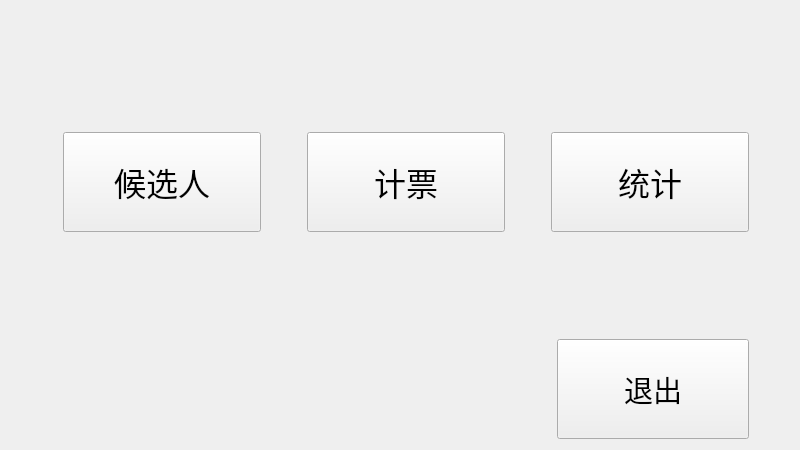
<?xml version="1.0" encoding="UTF-8"?>
<ui version="4.0">
 <class>NanHao__main</class>
 <widget class="QWidget" name="NanHao__main">
  <property name="geometry">
   <rect>
    <x>0</x>
    <y>0</y>
    <width>800</width>
    <height>450</height>
   </rect>
  </property>
  <property name="sizePolicy">
   <sizepolicy hsizetype="Expanding" vsizetype="Expanding">
    <horstretch>0</horstretch>
    <verstretch>0</verstretch>
   </sizepolicy>
  </property>
  <property name="windowTitle">
   <string>NanHao__main</string>
  </property>
  <property name="styleSheet">
   <string notr="true"/>
  </property>
  <layout class="QGridLayout" name="gridLayout">
   <item row="0" column="3">
    <spacer name="verticalSpacer_2">
     <property name="orientation">
      <enum>Qt::Vertical</enum>
     </property>
     <property name="sizeHint" stdset="0">
      <size>
       <width>20</width>
       <height>91</height>
      </size>
     </property>
    </spacer>
   </item>
   <item row="2" column="0" colspan="2">
    <spacer name="verticalSpacer_10">
     <property name="orientation">
      <enum>Qt::Vertical</enum>
     </property>
     <property name="sizeHint" stdset="0">
      <size>
       <width>20</width>
       <height>90</height>
      </size>
     </property>
    </spacer>
   </item>
   <item row="1" column="9">
    <spacer name="horizontalSpacer_8">
     <property name="orientation">
      <enum>Qt::Horizontal</enum>
     </property>
     <property name="sizeHint" stdset="0">
      <size>
       <width>29</width>
       <height>20</height>
      </size>
     </property>
    </spacer>
   </item>
   <item row="1" column="6">
    <spacer name="horizontalSpacer_7">
     <property name="orientation">
      <enum>Qt::Horizontal</enum>
     </property>
     <property name="sizeHint" stdset="0">
      <size>
       <width>38</width>
       <height>20</height>
      </size>
     </property>
    </spacer>
   </item>
   <item row="1" column="2" colspan="2">
    <spacer name="horizontalSpacer_12">
     <property name="orientation">
      <enum>Qt::Horizontal</enum>
     </property>
     <property name="sizeHint" stdset="0">
      <size>
       <width>198</width>
       <height>20</height>
      </size>
     </property>
    </spacer>
   </item>
   <item row="1" column="4">
    <spacer name="horizontalSpacer_6">
     <property name="orientation">
      <enum>Qt::Horizontal</enum>
     </property>
     <property name="sizeHint" stdset="0">
      <size>
       <width>38</width>
       <height>20</height>
      </size>
     </property>
    </spacer>
   </item>
   <item row="1" column="0">
    <spacer name="horizontalSpacer_5">
     <property name="orientation">
      <enum>Qt::Horizontal</enum>
     </property>
     <property name="sizeHint" stdset="0">
      <size>
       <width>29</width>
       <height>20</height>
      </size>
     </property>
    </spacer>
   </item>
   <item row="1" column="5">
    <spacer name="horizontalSpacer_13">
     <property name="orientation">
      <enum>Qt::Horizontal</enum>
     </property>
     <property name="sizeHint" stdset="0">
      <size>
       <width>198</width>
       <height>20</height>
      </size>
     </property>
    </spacer>
   </item>
   <item row="2" column="7" colspan="2">
    <widget class="QPushButton" name="pushButton_2">
     <property name="sizePolicy">
      <sizepolicy hsizetype="Expanding" vsizetype="Expanding">
       <horstretch>0</horstretch>
       <verstretch>0</verstretch>
      </sizepolicy>
     </property>
     <property name="font">
      <font>
       <family>华文新魏</family>
       <pointsize>24</pointsize>
      </font>
     </property>
     <property name="text">
      <string>统计</string>
     </property>
    </widget>
   </item>
   <item row="2" column="2" colspan="2">
    <widget class="QPushButton" name="pushButton">
     <property name="sizePolicy">
      <sizepolicy hsizetype="Expanding" vsizetype="Expanding">
       <horstretch>0</horstretch>
       <verstretch>0</verstretch>
      </sizepolicy>
     </property>
     <property name="font">
      <font>
       <family>华文新魏</family>
       <pointsize>24</pointsize>
      </font>
     </property>
     <property name="text">
      <string>候选人</string>
     </property>
    </widget>
   </item>
   <item row="2" column="5">
    <widget class="QPushButton" name="scanBt">
     <property name="sizePolicy">
      <sizepolicy hsizetype="Expanding" vsizetype="Expanding">
       <horstretch>0</horstretch>
       <verstretch>0</verstretch>
      </sizepolicy>
     </property>
     <property name="font">
      <font>
       <family>华文新魏</family>
       <pointsize>24</pointsize>
       <weight>50</weight>
       <bold>false</bold>
      </font>
     </property>
     <property name="text">
      <string>计票</string>
     </property>
    </widget>
   </item>
   <item row="4" column="9">
    <spacer name="verticalSpacer_12">
     <property name="orientation">
      <enum>Qt::Vertical</enum>
     </property>
     <property name="sizeHint" stdset="0">
      <size>
       <width>20</width>
       <height>61</height>
      </size>
     </property>
    </spacer>
   </item>
   <item row="4" column="8">
    <widget class="QPushButton" name="exitBt">
     <property name="sizePolicy">
      <sizepolicy hsizetype="Expanding" vsizetype="Expanding">
       <horstretch>0</horstretch>
       <verstretch>0</verstretch>
      </sizepolicy>
     </property>
     <property name="font">
      <font>
       <family>华文新魏</family>
       <pointsize>22</pointsize>
      </font>
     </property>
     <property name="text">
      <string>退出</string>
     </property>
    </widget>
   </item>
   <item row="3" column="8">
    <spacer name="verticalSpacer_4">
     <property name="orientation">
      <enum>Qt::Vertical</enum>
     </property>
     <property name="sizeHint" stdset="0">
      <size>
       <width>20</width>
       <height>52</height>
      </size>
     </property>
    </spacer>
   </item>
   <item row="1" column="7" colspan="2">
    <spacer name="horizontalSpacer_14">
     <property name="orientation">
      <enum>Qt::Horizontal</enum>
     </property>
     <property name="sizeHint" stdset="0">
      <size>
       <width>198</width>
       <height>20</height>
      </size>
     </property>
    </spacer>
   </item>
  </layout>
 </widget>
 <layoutdefault spacing="6" margin="11"/>
 <resources>
  <include location="NanHao.qrc"/>
 </resources>
 <connections>
  <connection>
   <sender>pushButton</sender>
   <signal>clicked()</signal>
   <receiver>NanHao__main</receiver>
   <slot>candidate()</slot>
   <hints>
    <hint type="sourcelabel">
     <x>136</x>
     <y>164</y>
    </hint>
    <hint type="destinationlabel">
     <x>267</x>
     <y>112</y>
    </hint>
   </hints>
  </connection>
  <connection>
   <sender>pushButton_2</sender>
   <signal>clicked()</signal>
   <receiver>NanHao__main</receiver>
   <slot>statistics()</slot>
   <hints>
    <hint type="sourcelabel">
     <x>634</x>
     <y>171</y>
    </hint>
    <hint type="destinationlabel">
     <x>773</x>
     <y>116</y>
    </hint>
   </hints>
  </connection>
  <connection>
   <sender>exitBt</sender>
   <signal>clicked()</signal>
   <receiver>NanHao__main</receiver>
   <slot>exit()</slot>
   <hints>
    <hint type="sourcelabel">
     <x>720</x>
     <y>404</y>
    </hint>
    <hint type="destinationlabel">
     <x>607</x>
     <y>366</y>
    </hint>
   </hints>
  </connection>
  <connection>
   <sender>scanBt</sender>
   <signal>clicked()</signal>
   <receiver>NanHao__main</receiver>
   <slot>votes()</slot>
   <hints>
    <hint type="sourcelabel">
     <x>401</x>
     <y>157</y>
    </hint>
    <hint type="destinationlabel">
     <x>511</x>
     <y>117</y>
    </hint>
   </hints>
  </connection>
 </connections>
 <slots>
  <slot>scan()</slot>
  <slot>exit()</slot>
  <slot>clear()</slot>
  <slot>setting_scanner()</slot>
  <slot>candidate()</slot>
  <slot>statistics()</slot>
  <slot>votes()</slot>
 </slots>
</ui>
